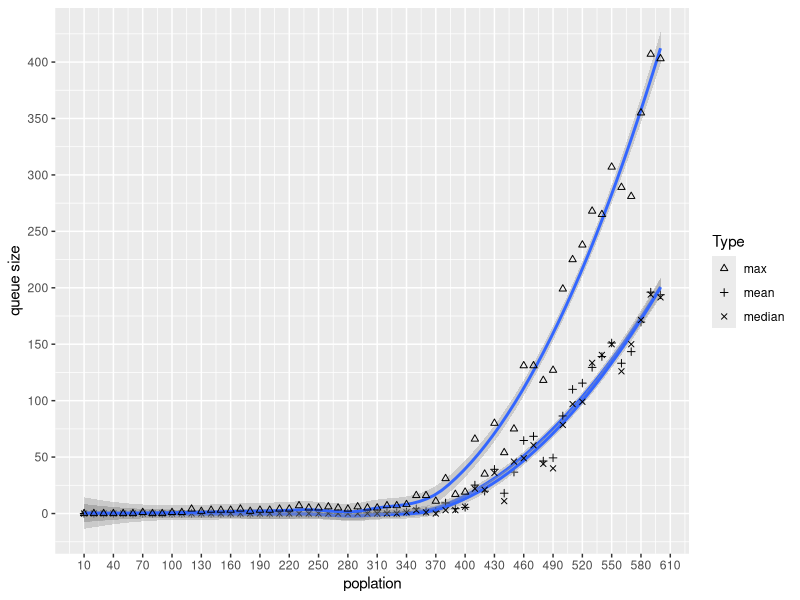

This figure's R source:
library(ggplot2)

data <- read.table("simulation1.csv",header=TRUE,sep=',')
mean <- apply(data,2,mean)  
median <- apply(data,2,median)
max <- apply(data,2,max)

df <- data.frame(poplation=seq(from=10,to=600,by=10),mean = mean,median=median,max=max)
print(df)
#head(data)
#summary(data)
#dim(data)



graph <- ggplot(data = df) + scale_shape_manual(name='Type',values=c(2,3,4)) + 
geom_smooth(aes(x=poplation,y=mean)) + geom_point(aes(x=poplation,y=mean,shape="mean")) +
geom_smooth(aes(x=poplation,y=median)) + geom_point(aes(x=poplation,y=median,shape="median")) +
geom_smooth(aes(x=poplation,y=max)) + geom_point(aes(x=poplation,y=max,shape="max")) +
scale_y_continuous("queue size",breaks=seq(0,500,50)) + scale_x_continuous("poplation",breaks=seq(from=10,to=650,by=30))

ggsave("similation1.jpg")





